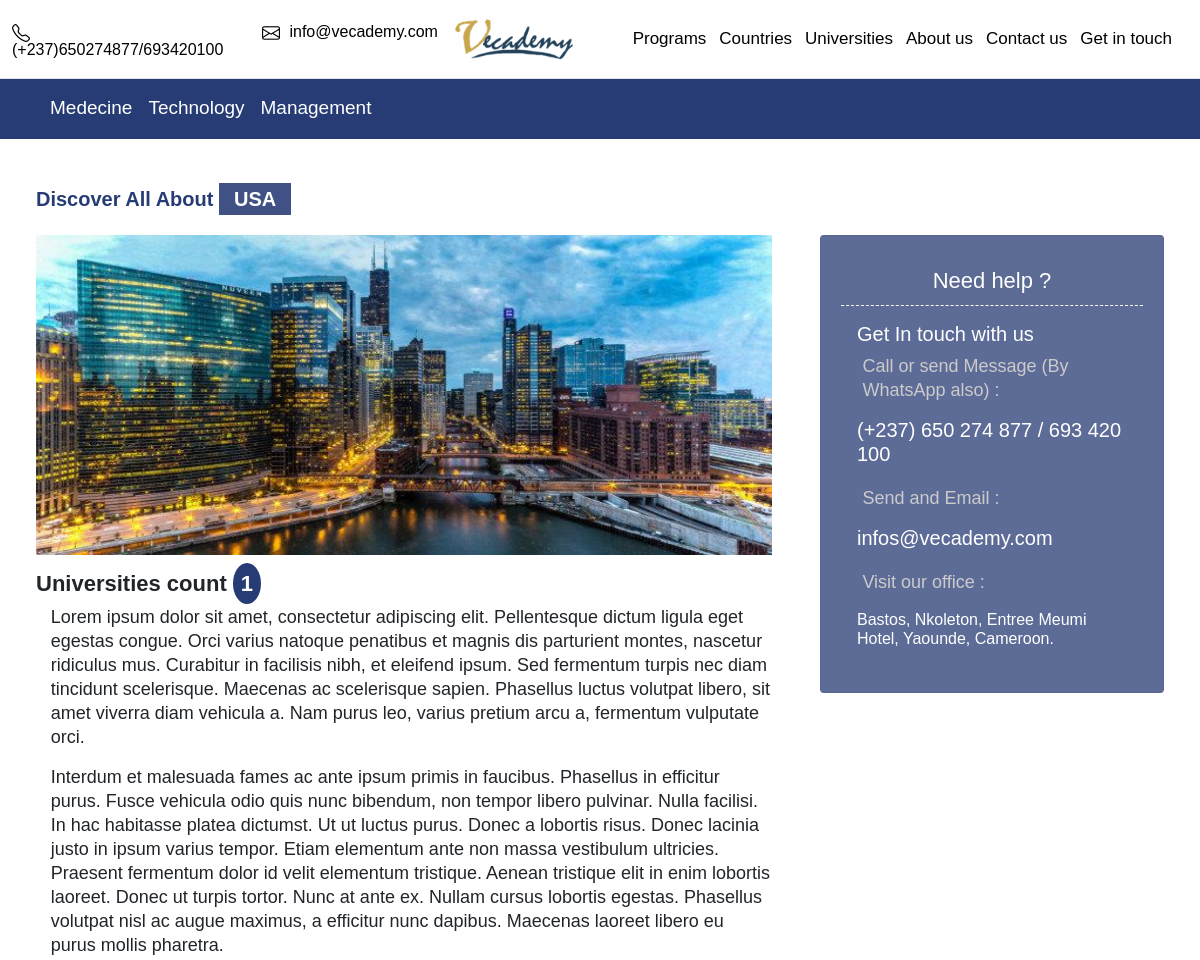
/countries/USA/ (upper part), run on an earlier commit of the app's database.
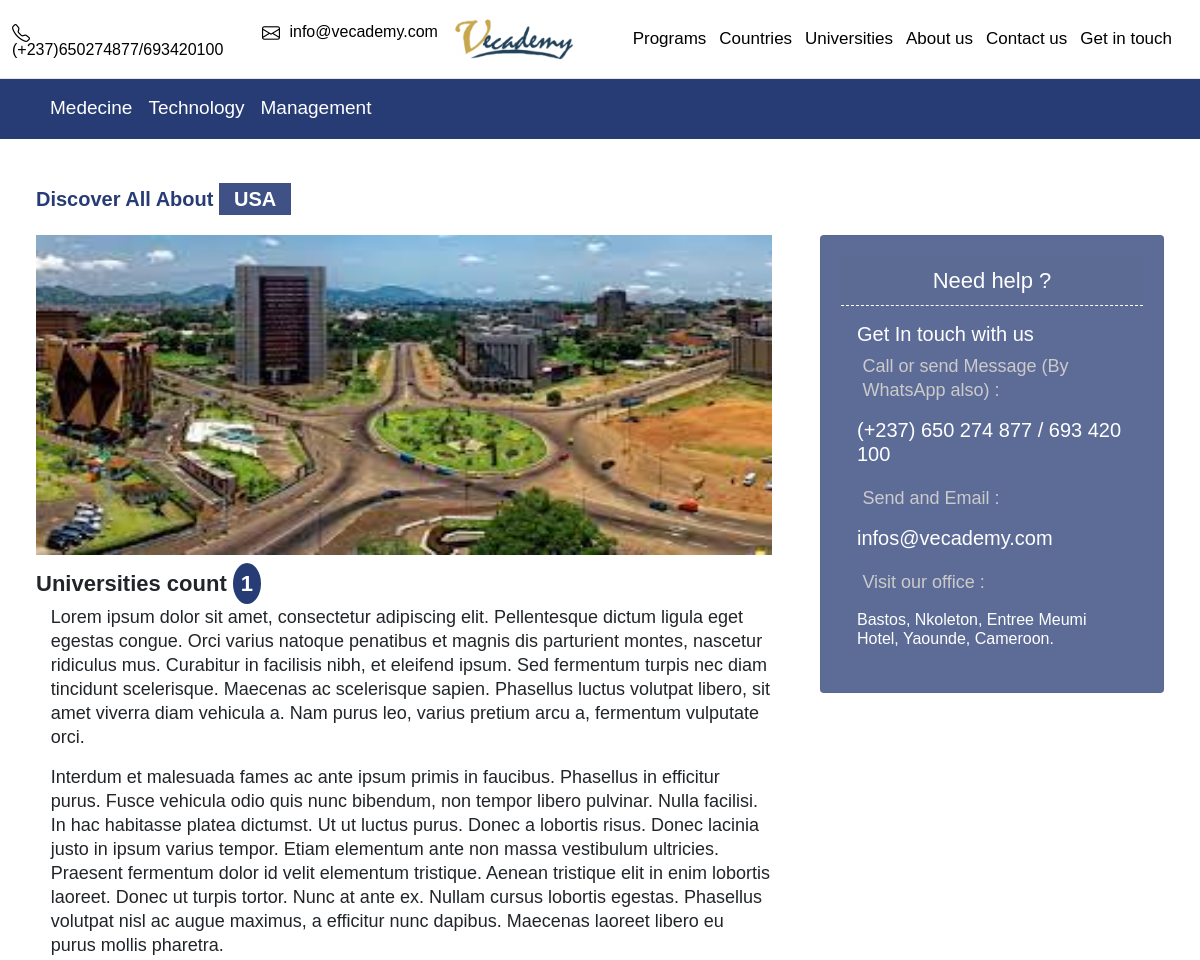
And on a later commit of the database.
### main/models.py (models this page shows, shortened)
class Country(models.Model):
    country_name = models.CharField(max_length=254, null=True, blank=True)
    map_latitud = models.IntegerField(null=True, blank=True)
    map_longitud = models.IntegerField(null=True, blank=True)
    country_flag = models.ImageField(default = 'default.png', upload_to = 'countries-flags/%Y/%m/%d/')
    country_image = models.ImageField(default = 'default.png', upload_to = 'countries-images/%Y/%m/%d/')
    country_description = RichTextField(null = True, blank = True)
    date_created = models.DateTimeField(auto_now_add=True, blank=True, null=True)
    last_update = models.DateTimeField(null=True, blank=True)
    set_draft = models.BooleanField(default=True)
    class Meta:
        verbose_name = 'Country'
        verbose_name_plural = 'Countries'

### main/views.py (the view)
# urls.py: path('countries/<str:country_url>/', views.singleCountry, name='single-country'),
def singleCountry(request, country_url):
    category_to_navebar = ProgramCategory.objects.all().filter(set_draft = False, set_featured = True)
    single_country = Country.objects.get(country_name=country_url, set_draft = False)
    program_to_form = Program.objects.all().filter(set_draft = False)
    featured_post = BlogPost.objects.all().filter(set_draft = False, set_featured = True).order_by('-date_created')[:8]
    country_fact = single_country.countryfact_set.all().filter(set_draft = False)
    related_universities = single_country.university_set.all().filter(set_draft = False)
    universities_count = related_universities.count()
    print(related_universities)
    context = {
        'program_to_form':program_to_form,
        'featured_post':featured_post,
        'related_universities':related_universities,
        'universities_count':universities_count,
        'country_fact':country_fact,
        'single_country':single_country,
        'category_to_navebar':category_to_navebar,
    }
    return render(request, 'main/single-country.html', context)

### main/models.py (called while the page is built)
    def __str__(self):
        return self.university_name

### main/templates/main/single-country.html (shortened to what this page needs)
{% extends 'index.html' %} {% load static %} {% block contain%}
<main>
    <div class="p-4 mt-4">
        <div class="container-fluid">
            <h3 class="main-color mb-4">Discover All About
                <span style="background-color: #273c75e1; padding: 5px 15px 5px 15px; color: white;">{{single_country.country_name}}</span>
            </h3>
            <div class="row g-5">
                <div class="col-lg-8 col-md-7 col-12">
                    <div class="row g-5">
                        <div class="col-lg-12">
                            {% include 'main/single-country-content.html' %}
                        </div>
                    </div>
                </div>
                <div class="col-lg-4 col-md-5">
                    <div class="position-sticky" style="top: 2rem;">
                        {% include 'main/page-sidebar.html' %}
                    </div>
                </div>
            </div>
        </div>
    </div>
</main>
{% endblock %}

### main/templates/main/single-country-content.html
{% load static %}
<div class="service-details">
    <div class="row mb-30 g-3">
        <div class="col-lg-12">
            <div class="service-single-img">
                <img style="width: 100%; max-height: 320px;" src="{{single_country.country_image.url}}" alt="{{single_country.country_name}}">
            </div>
            {% if universities_count %}
            <div class="mt-3">
                <h6 style="font-size: 22px; font-weight:600">Universities count <span style="height: 40px; width: 60px; border-radius: 100%" class="main-bg-color text-white py-2 px-2">{{universities_count}}</span></h6>
            </div>
            {% endif %}
        </div>
    </div>
    <div class="row g-3">
        <div class="col-lg-12">
            <div class="content-body">
                {{single_country.country_description|safe}}
            </div>
        </div>
    </div>
</div>

What changed in the data, as far as the page shows it:
changed Country "USA": country_image: a different picture
